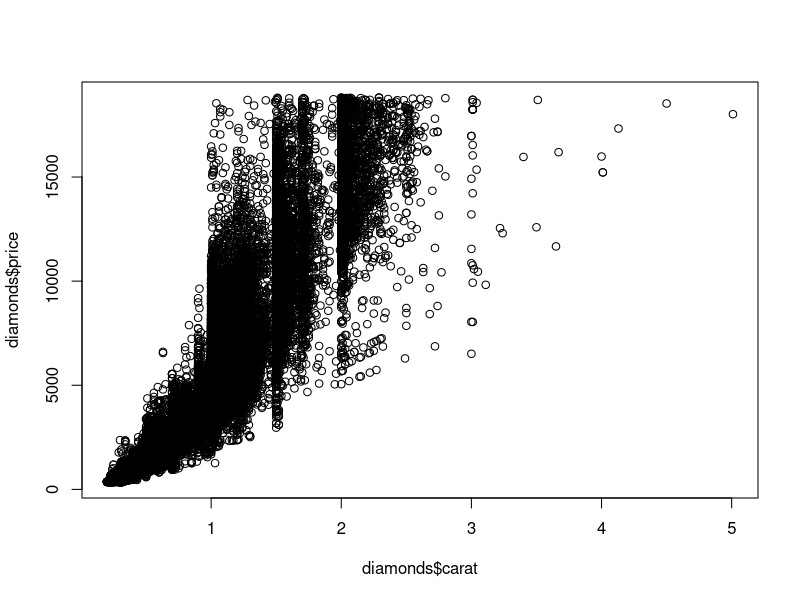
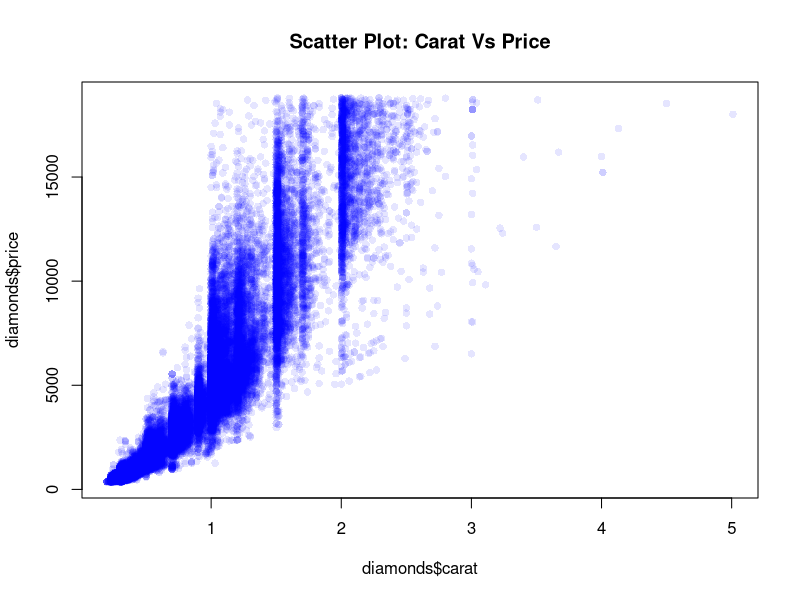
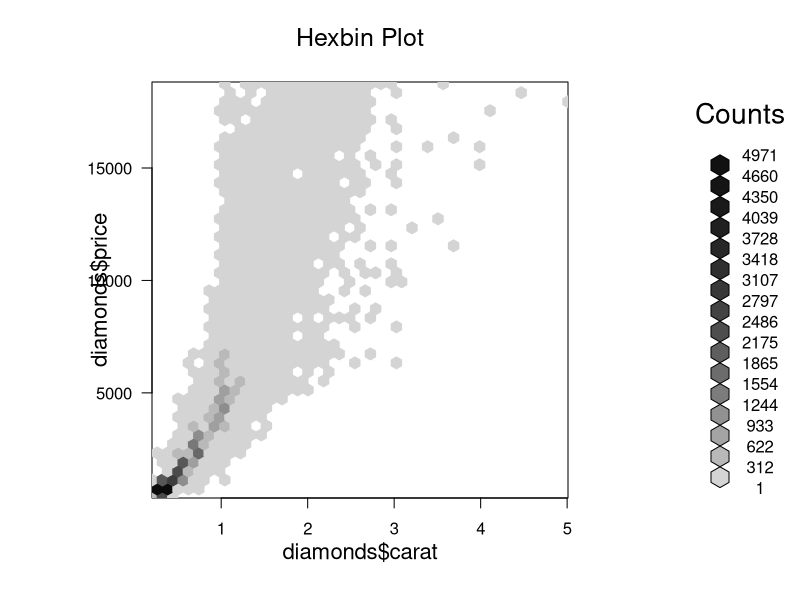
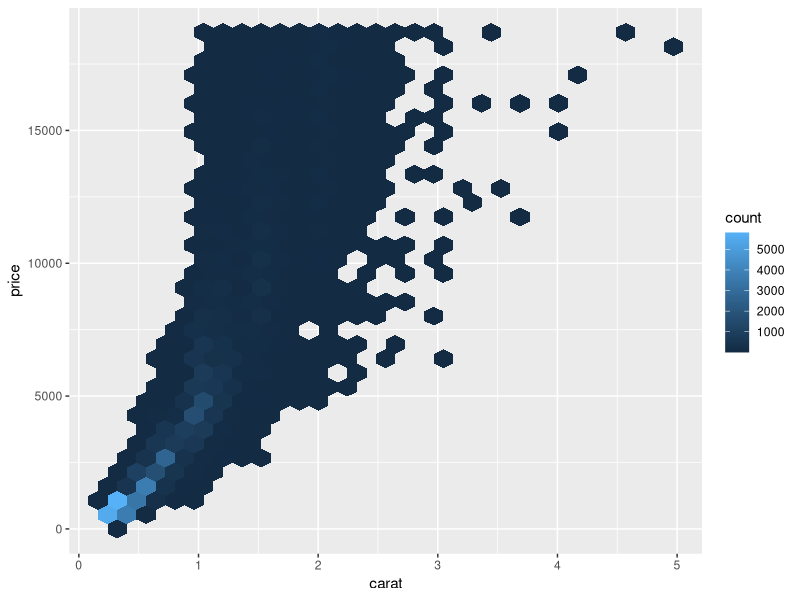
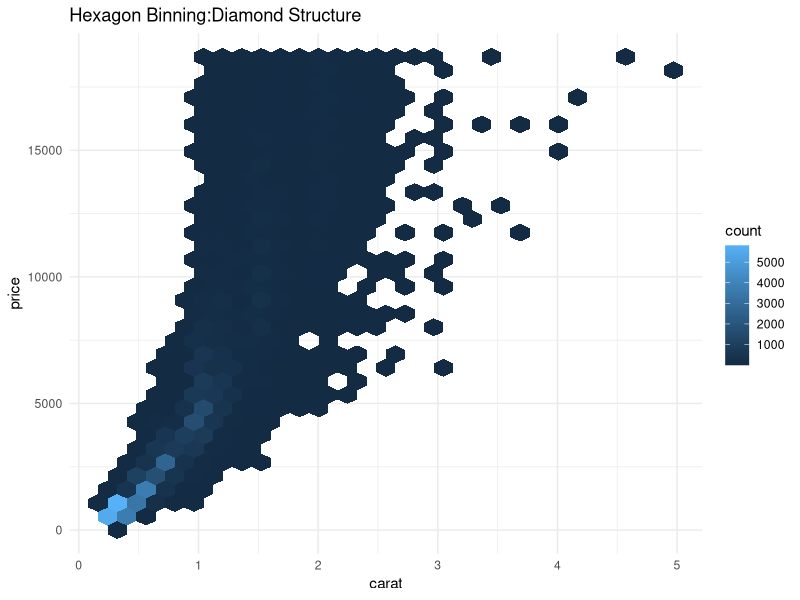
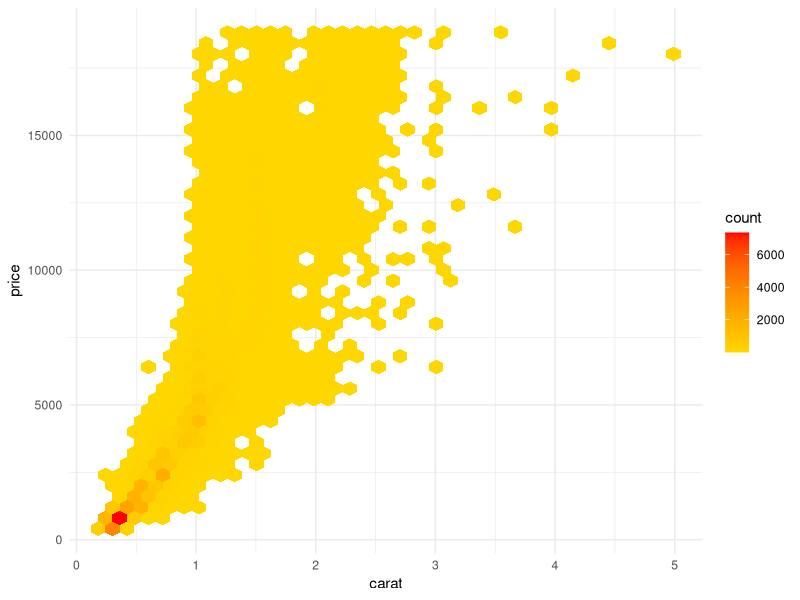
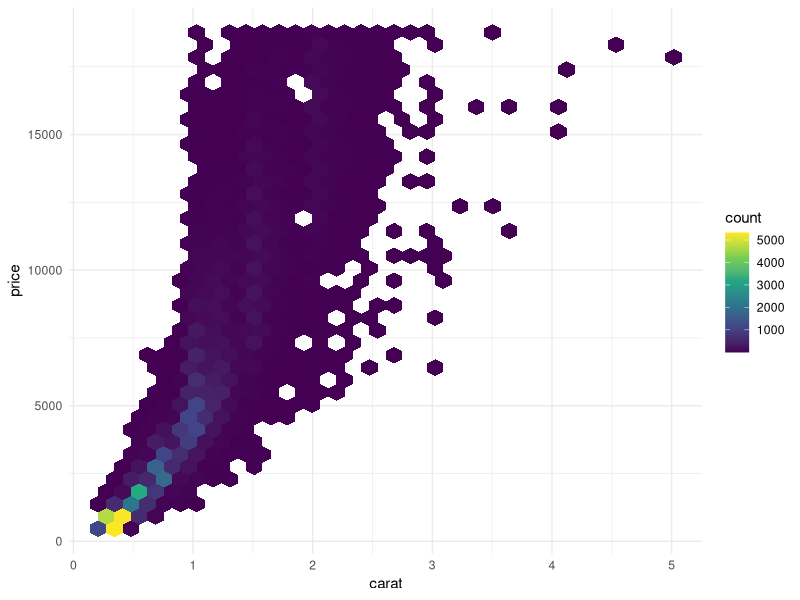
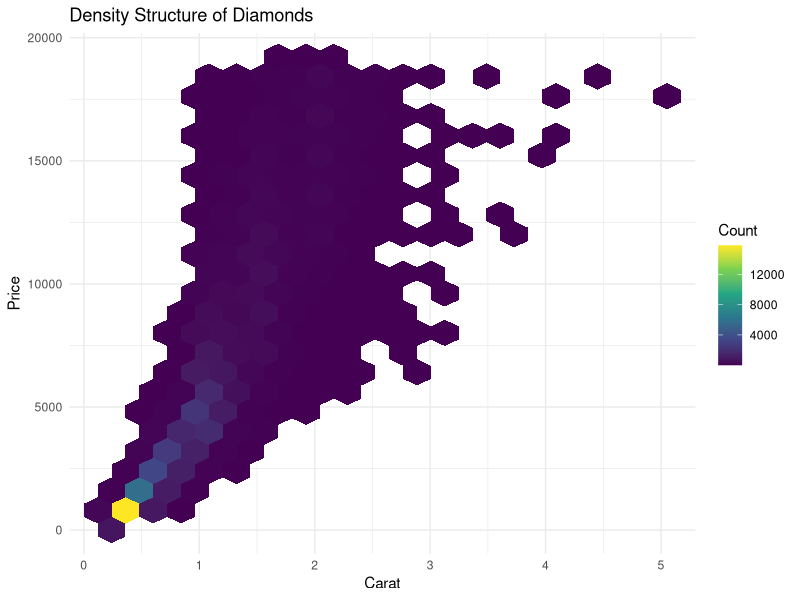

Recreate these plots in R, in order.
# DV Lab – Week 06A
# Name:K.Sarveswara Rao
# Roll No:23A91A6187
#Load and Understand the DataSet
data(diamonds)
data(package=.packages(all.available = TRUE))
library(ggplot2)
data("diamonds")
str(diamonds)
dim(diamonds)
?diamonds

#Very basic Scatter'

plot(diamonds$carat,diamonds$price)

#improved Scatter
plot(diamonds$carat,diamonds$price,col=rgb(0,0,1,0.1),pch=16,
     main = "Scatter Plot: Carat Vs Price")
#Hexbin Using base r
install.packages('hexbin')

library(hexbin)
hb<-hexbin(diamonds$carat,diamonds$price,xbins = 40)
plot(hb,main="Hexbin Plot")

#basic hexbin using ggplot2

ggplot(diamonds,aes(x=carat,y=price))+
  geom_hex()
#labeled hexbin plot
ggplot(diamonds,aes(carat,price))+
  geom_hex()+
  labs(title='Hexagon Binning:Diamond Structure',x='carat',y='price')+
  theme_minimal()

# Control Hexagon Density
ggplot(diamonds,aes(carat,price))+
  geom_hex(bins=40)+
  scale_fill_gradient(low="gold",high="red")+
  theme_minimal()

# Color Meaning
# Light-> Fewer Diamonds
# Dark -> dense Region

#Professional Palette (Virdis)
ggplot(diamonds,aes(carat,price))+geom_hex(bins=35)+scale_fill_viridis_c()+
  theme_minimal()
#add legend title

ggplot(diamonds,aes(carat,price))+geom_hex(bins=20)+
  scale_fill_viridis_c(name="Count")+
  labs(title = "Density Structure of Diamonds",x="Carat",y="Price")+
  theme_minimal()

#Faceted Hexbin
ggplot(diamonds,aes(carat,price))+
  geom_hex()+
  scale_fill_viridis_c()+
  facet_wrap(~cut)+
  theme_minimal()
